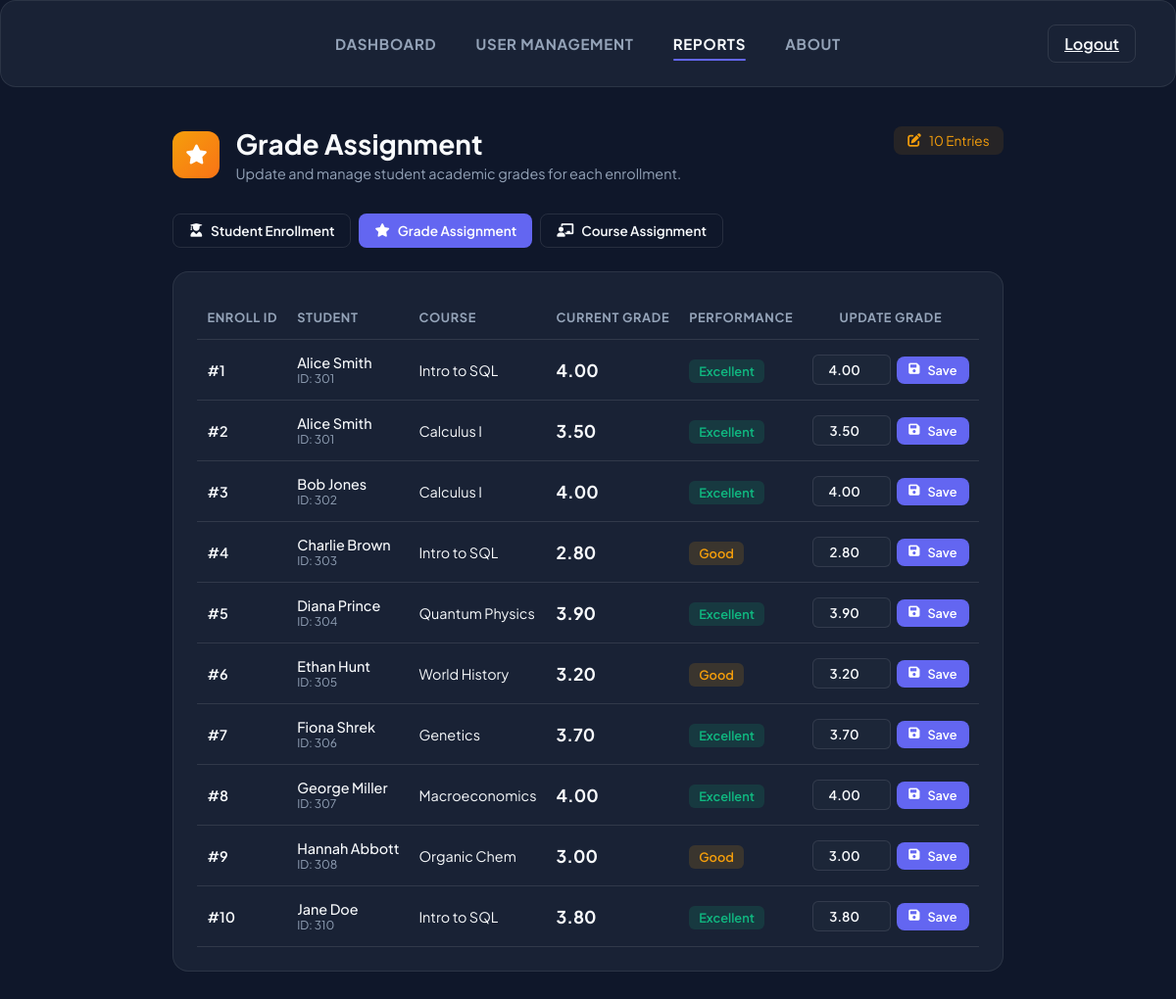
The app's page /transactions_grades.php (signed in) with its own data.
### tables this page shows
CREATE TABLE `enrollment` (
  `EnrollID` int(11) NOT NULL,
  `StudentID` int(11) DEFAULT NULL,
  `CourseID` int(11) DEFAULT NULL,
  `GradeNum` decimal(3,2) DEFAULT NULL
);

CREATE TABLE `course` (
  `CourseID` int(11) NOT NULL,
  `Title` varchar(50) DEFAULT NULL,
  `Credits` int(11) DEFAULT NULL,
  `ProfID` int(11) DEFAULT NULL
);

### transactions_grades.php (the view, shortened to what this page needs)
<?php
$database = new Database();
$db = $database->getConnection();
$enrollments = $db->query("
    SELECT e.EnrollID, e.StudentID, CONCAT(s.FirstName, ' ', s.LastName) AS StudentName,
           e.CourseID, c.Title AS CourseTitle, e.GradeNum
    FROM enrollment e
    LEFT JOIN student s ON e.StudentID = s.StudentID
    LEFT JOIN course c ON e.CourseID = c.CourseID
    ORDER BY e.EnrollID ASC
")->fetchAll(PDO::FETCH_ASSOC);
?>
<!DOCTYPE html>
<html lang="en">
<head>
    <link rel="stylesheet" href="styles.css">
    <link rel="stylesheet" href="https://cdnjs.cloudflare.com/ajax/libs/font-awesome/6.0.0/css/all.min.css">
</head>
<body>
    <nav class="glass">
        <div class="nav-links">
            <a href="dashboard.php">Dashboard</a>
            <a href="users.php">User Management</a>
            <a href="report_generator.php" class="active">Reports</a>
            <a href="about.php">About</a>
        </div>
        <div>
            <a href="logout.php" class="btn btn-outline" style="padding: 8px 16px;">Logout</a>
        </div>
    </nav>
    <div class="container animate-fade-in">
        <header style="display: flex; justify-content: space-between; align-items: flex-start; margin-bottom: 32px;">
            <div style="display: flex; gap: 16px; align-items: center;">
                <div class="page-icon" style="background: linear-gradient(135deg, #f59e0b, #f97316);">
                    <i class="fas fa-star"></i>
                </div>
                <div>
                    <h1 style="font-size: 1.75rem; margin-bottom: 4px;">Grade Assignment</h1>
                    <p style="color: var(--text-muted); font-size: 0.9rem;">Update and manage student academic grades for each enrollment.</p>
                </div>
            </div>
            <span class="stat-pill"><i class="fas fa-edit"></i> <?= count($enrollments) ?> Entries</span>
        </header>
        <div style="display: flex; gap: 8px; margin-bottom: 24px;">
            <a href="transactions_enrollment.php" class="btn btn-outline" style="padding: 8px 16px; font-size: 0.85rem; text-decoration: none;">
                <i class="fas fa-user-graduate"></i> Student Enrollment
            </a>
            <a href="transactions_grades.php" class="btn btn-primary" style="padding: 8px 16px; font-size: 0.85rem; text-decoration: none;">
                <i class="fas fa-star"></i> Grade Assignment
            </a>
            <a href="transactions_course_assignment.php" class="btn btn-outline" style="padding: 8px 16px; font-size: 0.85rem; text-decoration: none;">
                <i class="fas fa-chalkboard-teacher"></i> Course Assignment
            </a>
        </div>
        <div class="glass" style="padding: 24px;">
            <table class="table">
                <thead>
                    <tr>
                        <th>Enroll ID</th>
                        <th>Student</th>
                        <th>Course</th>
                        <th>Current Grade</th>
                        <th>Performance</th>
                        <th style="text-align: center;">Update Grade</th>
                    </tr>
                </thead>
                <tbody>
                    <?php if (empty($enrollments)): ?>
                        <tr><td colspan="6" style="text-align: center; color: var(--text-muted); padding: 40px;">No enrollment records found.</td></tr>
                    <?php else: ?>
                        <?php foreach ($enrollments as $row): ?>
                        <tr>
                            <td style="font-weight: 600;">#<?= $row['EnrollID'] ?></td>
                            <td>
                                <div style="font-weight: 500;"><?= htmlspecialchars($row['StudentName'] ?? 'N/A') ?></div>
                                <div style="font-size: 0.75rem; color: var(--text-muted);">ID: <?= $row['StudentID'] ?></div>
                            </td>
                            <td><?= htmlspecialchars($row['CourseTitle'] ?? 'N/A') ?></td>
                            <td style="font-weight: 700; font-size: 1.1rem;"><?= number_format($row['GradeNum'], 2) ?></td>
                            <td>
                                <?php
                                $grade = floatval($row['GradeNum']);
                                if ($grade >= 3.5) { $badgeClass = 'badge-high'; $label = 'Excellent'; }
                                elseif ($grade >= 2.5) { $badgeClass = 'badge-mid'; $label = 'Good'; }
                                else { $badgeClass = 'badge-low'; $label = 'Needs Improvement'; }
                                ?>
                                <span class="badge <?= $badgeClass ?>"><?= $label ?></span>
                            </td>
                            <td style="text-align: center;">
                                <form method="POST" style="display: inline-flex; gap: 6px; align-items: center;">
                                    <input type="number" name="grade_num" class="grade-input" step="0.01" min="0" max="4" value="<?= number_format($row['GradeNum'], 2) ?>" required>
                                    <button type="submit" class="btn btn-primary" style="padding: 6px 12px; font-size: 0.8rem;">
                                        <i class="fas fa-save"></i> Save
                                    </button>
                                </form>
                            </td>
                        </tr>
                        <?php endforeach; ?>
                    <?php endif; ?>
                </tbody>
            </table>
        </div>
    </div>
</body>
</html>

### styles.css (style rules this page uses)
:root { --primary: #6366f1; --primary-hover: #4f46e5; --bg-main: #0f172a; --bg-card: rgba(30, 41, 59, 0.7); --text-main: #f8fafc; --text-muted: #94a3b8; --border: rgba(255, 255, 255, 0.1); --glass-bg: rgba(255, 255, 255, 0.03); --glass-border: rgba(255, 255, 255, 0.08); }
* { margin: 0; padding: 0; box-sizing: border-box; font-family: 'Plus Jakarta Sans', sans-serif; }
body { background: var(--bg-main); color: var(--text-main); min-height: 100vh; display: flex; flex-direction: column; }
.glass { background: var(--bg-card); backdrop-filter: blur(12px); border: 1px solid var(--glass-border); border-radius: 16px; }
.btn { padding: 12px 24px; border-radius: 8px; font-weight: 600; cursor: pointer; border: none; display: inline-flex; align-items: center; justify-content: center; gap: 8px; transition: all 0.2s; }
.btn-primary { background: var(--primary); color: white; }
.btn-outline { background: transparent; border: 1px solid var(--border); color: var(--text-main); }
input, select, textarea { width: 100%; padding: 12px 16px; background: rgba(15, 23, 42, 0.6); border: 1px solid var(--glass-border); border-radius: 8px; color: white; outline: none; transition: border-color 0.2s; }
nav { display: flex; justify-content: space-between; align-items: center; padding: 24px 40px; border-bottom: 1px solid var(--border); position: sticky; top: 0; z-index: 50; }
nav > div:first-child, nav > div:last-child { flex: 1; }
nav > div:last-child { display: flex; justify-content: flex-end; }
.nav-links { display: flex; gap: 40px; justify-content: center; flex: 2; }
.nav-links a { color: var(--text-muted); text-decoration: none; font-weight: 700; font-size: 0.9375rem; text-transform: uppercase; letter-spacing: 0.05em; transition: all 0.2s; position: relative; }
.nav-links a:hover, .nav-links a.active { color: var(--text-main); }
.nav-links a.active::after { content: ''; position: absolute; bottom: -8px; left: 0; width: 100%; height: 2px; background: var(--primary); border-radius: 2px; }
.container { max-width: 1200px; margin: 0 auto; padding: 40px 20px; }
.animate-fade-in { animation: fadeIn 0.5s ease-out forwards; }

### transactions_grades.php (style rules this page uses)
.table { width: 100%; border-collapse: collapse; }
.table th, .table td { padding: 14px 10px; text-align: left; border-bottom: 1px solid var(--border); font-size: 0.9rem; }
.table th { color: var(--text-muted); font-size: 0.8rem; text-transform: uppercase; letter-spacing: 0.05em; }
.badge { padding: 4px 10px; border-radius: 6px; font-size: 0.8rem; font-weight: 600; }
.badge-high { background: rgba(16, 185, 129, 0.15); color: #10b981; }
.badge-mid { background: rgba(245, 158, 11, 0.15); color: #f59e0b; }
.stat-pill { display: inline-flex; align-items: center; gap: 8px; padding: 6px 14px; border-radius: 8px; font-size: 0.85rem; background: rgba(245, 158, 11, 0.1); color: #f59e0b; }
.page-icon { width: 48px; height: 48px; border-radius: 12px; display: flex; align-items: center; justify-content: center; font-size: 1.25rem; color: white; }
.grade-input { width: 80px; padding: 6px 10px; border-radius: 6px; border: 1px solid var(--border); background: var(--bg-card); color: var(--text-main); text-align: center; font-weight: 600; }

### records on screen
enrollment: EnrollID "1", StudentName "Alice Smith", StudentID "301", CourseID.Title "Intro to SQL", GradeNum "4.00", GradeNum "Excellent", grade_num "4.00"
enrollment: EnrollID "2", StudentName "Alice Smith", StudentID "301", CourseID.Title "Calculus I", GradeNum "3.50", GradeNum "Excellent", grade_num "3.50"
enrollment: EnrollID "3", StudentName "Bob Jones", StudentID "302", CourseID.Title "Calculus I", GradeNum "4.00", GradeNum "Excellent", grade_num "4.00"
enrollment: EnrollID "4", StudentName "Charlie Brown", StudentID "303", CourseID.Title "Intro to SQL", GradeNum "2.80", GradeNum "Good", grade_num "2.80"
enrollment: EnrollID "5", StudentName "Diana Prince", StudentID "304", CourseID.Title "Quantum Physics", GradeNum "3.90", GradeNum "Excellent", grade_num "3.90"
enrollment: EnrollID "6", StudentName "Ethan Hunt", StudentID "305", CourseID.Title "World History", GradeNum "3.20", GradeNum "Good", grade_num "3.20"
enrollment: EnrollID "7", StudentName "Fiona Shrek", StudentID "306", CourseID.Title "Genetics", GradeNum "3.70", GradeNum "Excellent", grade_num "3.70"
enrollment: EnrollID "8", StudentName "George Miller", StudentID "307", CourseID.Title "Macroeconomics", GradeNum "4.00", GradeNum "Excellent", grade_num "4.00"
enrollment: EnrollID "9", StudentName "Hannah Abbott", StudentID "308", CourseID.Title "Organic Chem", GradeNum "3.00", GradeNum "Good", grade_num "3.00"
enrollment: EnrollID "10", StudentName "Jane Doe", StudentID "310", CourseID.Title "Intro to SQL", GradeNum "3.80", GradeNum "Excellent", grade_num "3.80"

### other values on screen
count($enrollments) "10"
